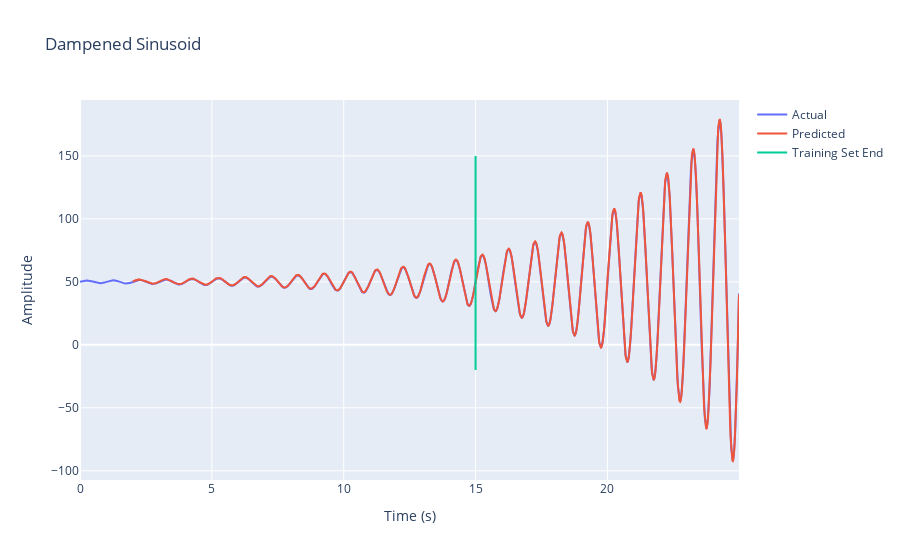

Here is the notebook cell this chart was saved with:
### Code cell
#Test the model on the entire data set and plot the results.

y_pred = []
for i in range(0, 2300, 50):
    inputs=y[i:i+200]
    if time:
        inputs=np.append(y[i:i+200], t[i+200:i+250])
        inputs=np.append(inputs, t[i+200:i+250]%1)
    inputs = torch.tensor(inputs)
    outputs = net(inputs.float())
    y_pred.append(outputs.detach().numpy())

y_pred = np.array(y_pred)
y_pred = y_pred.reshape(2300)

#plot with plotly with a line where the training set ends

import plotly.graph_objects as go
fig = go.Figure()
fig.add_trace(go.Scatter(x=t[0:2500], y=y, mode='lines', name='Actual'))
fig.add_trace(go.Scatter(x=t[200:2500], y=y_pred, mode='lines', name='Predicted'))
fig.add_trace(go.Scatter(x=[t[1500], t[1500]], y=[-20, 150], mode='lines', name='Training Set End'))
fig.update_layout(title='Dampened Sinusoid', xaxis_title='Time (s)', yaxis_title='Amplitude')
fig.show()

### Figure 1 — Plotly figure (JSON) as saved in the notebook; plotly's stock layout.template omitted (floating-point values rounded to 4 significant figures; data arrays with more than 128 entries replaced by an {"elided": "..."} marker saying what was removed)
{"data": [{"mode": "lines", "name": "Actual", "type": "scatter", "x": {"elided": "2500 float values"}, "y": {"elided": "2500 float values"}}, {"mode": "lines", "name": "Predicted", "type": "scatter", "x": {"elided": "2300 float values"}, "y": {"elided": "2300 float values"}}, {"mode": "lines", "name": "Training Set End", "type": "scatter", "x": [15, 15], "y": [-20, 150]}], "layout": {"title": {"text": "Dampened Sinusoid"}, "xaxis": {"title": {"text": "Time (s)"}}, "yaxis": {"title": {"text": "Amplitude"}}}}
